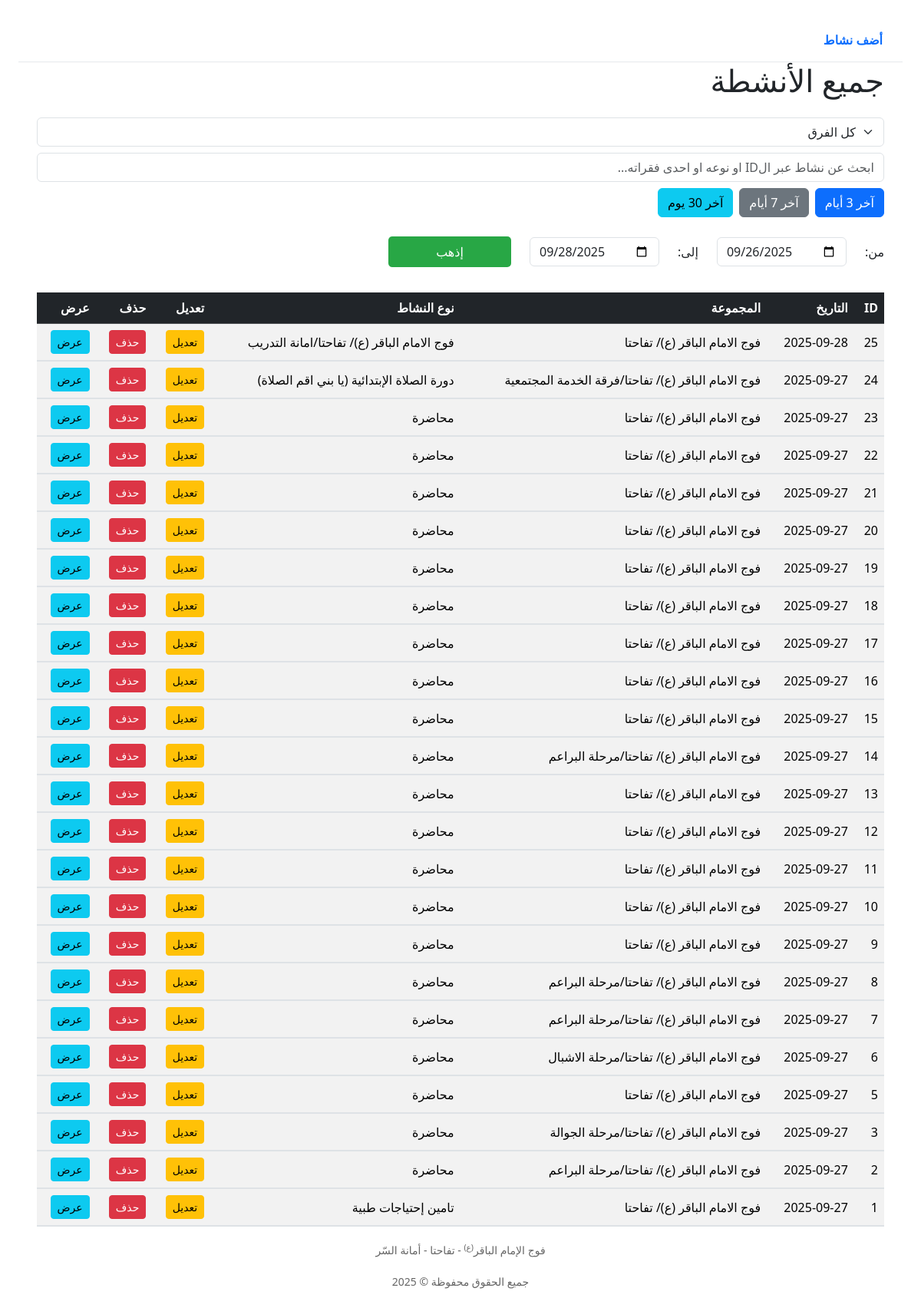
The page /activities on the database as committed earlier.
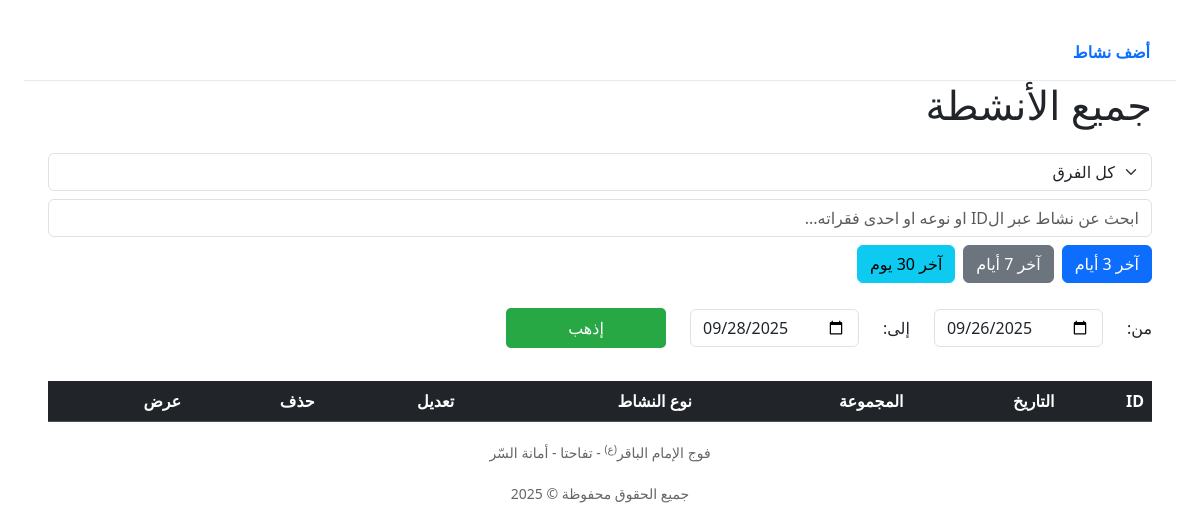
The same page on the database as committed later.
### tables this page shows
CREATE TABLE activities (
    id INTEGER PRIMARY KEY AUTOINCREMENT,
    date TEXT NOT NULL,
    group_name TEXT NOT NULL,
    activity_type TEXT NOT NULL,
    time TEXT NOT NULL,
    occasion TEXT,
    place TEXT NOT NULL,
    leaders_count INTEGER NOT NULL DEFAULT 0,
    jawele_count INTEGER NOT NULL DEFAULT 0,
    kashefe_count INTEGER NOT NULL DEFAULT 0,
    ashbele_count INTEGER NOT NULL DEFAULT 0,
    bara3em_count INTEGER NOT NULL DEFAULT 0,
    non_scouts_count INTEGER DEFAULT 0,
    paragraphs TEXT NOT NULL,
    cost INTEGER NOT NULL DEFAULT 0,
    created_at TEXT,
    updated_at TEXT,
    checked INTEGER DEFAULT 0,
    checked_at TEXT DEFAULT NULL
);

### app.py (the view, shortened to what this page needs)
@app.route("/activities", methods=["GET", "POST"])
def activities():
    today = get_today()
    three_days_ago = today - timedelta(days=3)
    seven_days_ago = today - timedelta(days=7)
    start = request.values.get("start", "").strip() or None
    end = request.values.get("end", "").strip() or None
    group = request.values.get("group", "").strip() or None
    q = request.values.get("q", "").strip() or None
    admin = request.values.get("admin", "").strip() or None
    admin_filter = request.values.get("adminFilter", "").strip() or None
    query = "SELECT * FROM activities"
    conditions = []
    params = []
    if start and end:
        conditions.append("date BETWEEN ? AND ?")
        params.extend([start, end])
    if group and group != "كل الفرق":
        conditions.append("group_name = ?")
        params.append(group)
    if conditions:
        query += " WHERE " + " AND ".join(conditions)
    query += " ORDER BY created_at DESC"
    conn = get_conn()
    cursor = conn.cursor()
    cursor.execute(query, tuple(params))
    activities_list = cursor.fetchall()
    conn.close()
    return render_template(
        "activities.html",
        activities=activities_list,
        today=today.strftime("%Y-%m-%d"),
        three_days_start=three_days_ago.strftime("%Y-%m-%d"),
        seven_days_start=seven_days_ago.strftime("%Y-%m-%d"),
        current_start=start or "",
        current_end=end or "",
        current_group=group or "",
        current_q=q or "",
        admin=admin,
        admin_filter=admin_filter or ""
    )

### app.py (called while the page is built)
def get_conn():
    return sqlite3.connect(DB_PATH)

def get_today():
    ttz = pytz.timezone("Asia/Beirut")
    return datetime.now(ttz).date()

### templates/activities.html (shortened to what this page needs)
<!DOCTYPE html>
<html lang="ar" dir="rtl">
  <head>
    <link
      href="https://cdn.jsdelivr.net/npm/bootstrap@5.3.2/dist/css/bootstrap.min.css"
      rel="stylesheet"
    />
    <link
      rel="stylesheet"
      href="https://cdn.jsdelivr.net/npm/choices.js/public/assets/styles/choices.min.css"
    />
  </head>
  <body class="p-2 p-md-4">
    <nav class="site-nav">
      <div class="nav-inner">
        <a href="{{ url_for('index') }}">أضف نشاط</a>
      </div>
    </nav>
    <div class="container-fluid px-2 px-md-4">
      <h1 class="mb-3 mb-md-4">جميع الأنشطة</h1>
      <form method="POST" action="{{ url_for('activities') }}">
        <div class="mb-3 row align-items-end g-2">
          <div>
            <select id="group" name="group" class="form-select w-100">
              <option {% if current_group == "" or current_group == "كل الفرق" %}selected{% endif %}>كل الفرق</option>
            </select>
          </div>
          <div>
            <input
              type="text"
              id="q"
              name="q"
              placeholder="ابحث عن نشاط عبر الID او نوعه او احدى فقراته..."
              class="form-control w-100"
              value="{{ current_q }}"
            />
          </div>
          <div class="mb-3 d-flex flex-wrap align-items-end gap-4">
            <div class="d-flex flex-wrap gap-2">
              <button type="button" class="btn btn-primary" id="last3Btn">
                آخر 3 أيام
              </button>
              <button type="button" class="btn btn-secondary" id="last7Btn">
                آخر 7 أيام
              </button>
              <button type="button" class="btn btn-info" id="last30Btn">
                آخر 30 يوم
              </button>
            </div>
            <div class="d-flex flex-wrap gap-4 align-items-center">
              <label class="mb-0" for="customFrom">من:</label>
              <input
                type="date"
                id="customFrom"
                name="start"
                class="form-control"
                style="width: auto"
                value="{{ current_start }}"
              />
              <label class="mb-0" for="customTo">إلى:</label>
              <input
                type="date"
                id="customTo"
                name="end"
                class="form-control"
                style="width: auto"
                value="{{ current_end }}"
              />
              <button type="submit" class="submit-btn">إذهب</button>
            </div>
          </div>
        </div>
      </form>
      <table class="table table-striped table-hover">
        <thead class="table-dark">
          <tr>
            <th>ID</th>
            <th>التاريخ</th>
            <th>المجموعة</th>
            <th>نوع النشاط</th>
            <th>تعديل</th>
            <th>حذف</th>
            <th>عرض</th>
          </tr>
        </thead>
        <tbody>
          {% for act in activities %}
          <tr data-checked="{{ act[17] if act[17] is not none else 0 }}">
            <td>{{ act[0] }}</td>
            <td>{{ act[1] }}</td>
            <td>{{ act[2] }}</td>
            <td>{{ act[3] }}</td>
            <td>
              <a
                href="{{ url_for('edit_activity', activity_id=act[0]) }}"
                class="btn btn-sm btn-warning"
                >تعديل</a
              >
            </td>
            <td>
              <form
                action="{{ url_for('delete_activity', activity_id=act[0]) }}"
                method="POST"
                style="display: inline-block"
                onsubmit="return confirm('هل أنت متأكد من حذف هذا النشاط؟');"
              >
                <button type="submit" class="btn btn-sm btn-danger">حذف</button>
              </form>
            </td>
            <td>
              <button
                class="btn btn-sm btn-info"
                type="button"
                data-bs-toggle="collapse"
                data-bs-target="#details{{ act[0] }}"
                aria-expanded="false"
                aria-controls="details{{ act[0] }}"
              >
                عرض
              </button>
            </td>
          </tr>
          <tr>
            <td colspan="8" class="p-0">
            </td>
          </tr>
          {% endfor %}
        </tbody>
      </table>
    </div>
    <div class="footer">
      فوج الإمام الباقر<sup>(ع)</sup> - تفاحتا - أمانة السّر
    </div>
    <div class="footer">جميع الحقوق محفوظة © 2025</div>
  </body>
</html>
  </body>
</html>

### templates/activities.html (style rules this page uses)
body { text-align: right; }
.table td, .table th { vertical-align: middle; }
input, select, button { padding: 8px; border-radius: 5px; border: 1px solid #ccc; font-size: 16px; }
.submit-btn { background: #28a745; color: white; border: none; min-width: 10em; }
.site-nav { position: -webkit-sticky; position: sticky; top: 0; z-index: 1100; background: #fff; border-bottom: 1px solid #e9ecef; box-shadow: 0 1px 0 rgba(0,0,0,0.02); }
.site-nav .nav-inner { width: 100%; padding: 8px 14px; min-height: 48px; display: flex; direction: rtl; justify-content: flex-start; gap: 12px; align-items: center; box-sizing: border-box; font-size: 16px; }
.site-nav a { color: #0d6efd; text-decoration: none; padding: 8px 12px; border-radius: 6px; font-weight: 600; display: inline-block; }
.footer { text-align: center; margin-top: 20px; font-size: 14px; color: #666; }

Rows that differ between the two databases and show on the page:
removed activities: id "25", date "2025-09-28", group_name "فوج الامام الباقر (ع)/ تفاحتا", activity_type "فوج الامام الباقر (ع)/ تفاحتا/امانة التدريب"
removed activities: id "24", date "2025-09-27", group_name "فوج الامام الباقر (ع)/ تفاحتا/فرقة الخدمة المجتمعية", activity_type "دورة الصلاة الإبتدائية (يا بني اقم الصلاة)"
removed activities: id "23", date "2025-09-27", group_name "فوج الامام الباقر (ع)/ تفاحتا", activity_type "محاضرة"
removed activities: id "22", date "2025-09-27", group_name "فوج الامام الباقر (ع)/ تفاحتا", activity_type "محاضرة"
removed activities: id "21", date "2025-09-27", group_name "فوج الامام الباقر (ع)/ تفاحتا", activity_type "محاضرة"
removed activities: id "20", date "2025-09-27", group_name "فوج الامام الباقر (ع)/ تفاحتا", activity_type "محاضرة"
removed activities: id "19", date "2025-09-27", group_name "فوج الامام الباقر (ع)/ تفاحتا", activity_type "محاضرة"
removed activities: id "18", date "2025-09-27", group_name "فوج الامام الباقر (ع)/ تفاحتا", activity_type "محاضرة"
removed activities: id "17", date "2025-09-27", group_name "فوج الامام الباقر (ع)/ تفاحتا", activity_type "محاضرة"
removed activities: id "16", date "2025-09-27", group_name "فوج الامام الباقر (ع)/ تفاحتا", activity_type "محاضرة"
removed activities: id "15", date "2025-09-27", group_name "فوج الامام الباقر (ع)/ تفاحتا", activity_type "محاضرة"
removed activities: id "14", date "2025-09-27", group_name "فوج الامام الباقر (ع)/ تفاحتا/مرحلة البراعم", activity_type "محاضرة"
removed activities: id "13", date "2025-09-27", group_name "فوج الامام الباقر (ع)/ تفاحتا", activity_type "محاضرة"
removed activities: id "12", date "2025-09-27", group_name "فوج الامام الباقر (ع)/ تفاحتا", activity_type "محاضرة"
removed activities: id "11", date "2025-09-27", group_name "فوج الامام الباقر (ع)/ تفاحتا", activity_type "محاضرة"
removed activities: id "10", date "2025-09-27", group_name "فوج الامام الباقر (ع)/ تفاحتا", activity_type "محاضرة"
removed activities: id "9", date "2025-09-27", group_name "فوج الامام الباقر (ع)/ تفاحتا", activity_type "محاضرة"
removed activities: id "8", date "2025-09-27", group_name "فوج الامام الباقر (ع)/ تفاحتا/مرحلة البراعم", activity_type "محاضرة"
removed activities: id "7", date "2025-09-27", group_name "فوج الامام الباقر (ع)/ تفاحتا/مرحلة البراعم", activity_type "محاضرة"
removed activities: id "6", date "2025-09-27", group_name "فوج الامام الباقر (ع)/ تفاحتا/مرحلة الاشبال", activity_type "محاضرة"
removed activities: id "5", date "2025-09-27", group_name "فوج الامام الباقر (ع)/ تفاحتا", activity_type "محاضرة"
removed activities: id "3", date "2025-09-27", group_name "فوج الامام الباقر (ع)/ تفاحتا/مرحلة الجوالة", activity_type "محاضرة"
removed activities: id "2", date "2025-09-27", group_name "فوج الامام الباقر (ع)/ تفاحتا/مرحلة البراعم", activity_type "محاضرة"
removed activities: id "1", date "2025-09-27", group_name "فوج الامام الباقر (ع)/ تفاحتا", activity_type "تامين إحتياجات طبية"
